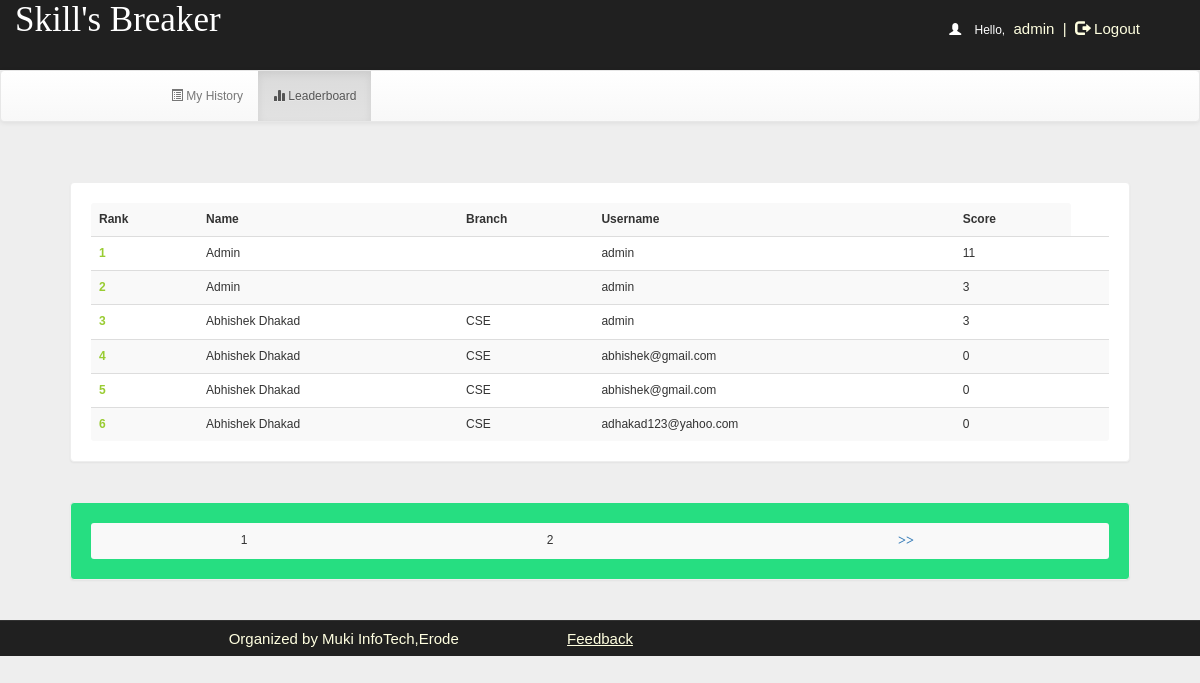
Screenshot of /account.php?q=3 (signed in) with the database file from the repository.
### tables this page shows
CREATE TABLE `rank` (
  `id` int(100) NOT NULL,
  `username` varchar(50) NOT NULL,
  `score` int(11) NOT NULL,
  `time` timestamp NOT NULL DEFAULT current_timestamp() ON UPDATE current_timestamp()
);

CREATE TABLE `user` (
  `id` int(100) NOT NULL,
  `name` varchar(50) NOT NULL,
  `rollno` varchar(20) NOT NULL,
  `branch` varchar(20) NOT NULL,
  `gender` varchar(5) NOT NULL,
  `username` varchar(50) NOT NULL,
  `phno` bigint(20) NOT NULL,
  `password` varchar(50) NOT NULL
);

### account.php (the view, shortened to what this page needs)
<!DOCTYPE html PUBLIC "-//W3C//DTD XHTML 1.0 Transitional//EN" "http://www.w3.org/TR/xhtml1/DTD/xhtml1-transitional.dtd">
<html xmlns="http://www.w3.org/1999/xhtml">
<head>
<link rel="stylesheet" href="https://maxcdn.bootstrapcdn.com/bootstrap/3.4.1/css/bootstrap.min.css">
 <link rel="stylesheet" href="https://maxcdn.bootstrapcdn.com/bootstrap/3.3.4/css/bootstrap-theme.min.css">
 <link rel="stylesheet" href="css/main.css">
 <link  rel="stylesheet" href="css/font.css">
</head>
<body>
<div class="header">
<div class="row">
<div class="col-lg-6">
<span class="logo">Skill's Breaker</span></div>
<div class="col-md-4 col-md-offset-2">
 <?php
include_once 'dbConnection.php';
if (!(isset($_SESSION['username']))) {
    header("location:index.php");
} else {
    $name     = $_SESSION['name'];
    $username = $_SESSION['username'];
    echo '<span class="pull-right top title1" ><span style="color:white"><span class="glyphicon glyphicon-user" aria-hidden="true"></span>&nbsp;&nbsp;&nbsp;&nbsp;Hello,</span> <span class="log log1" style="color:lightyellow">' . $username . '&nbsp;&nbsp;|&nbsp;&nbsp;<a href="logout.php?q=account.php" style="color:lightyellow"><span class="glyphicon glyphicon-log-out" aria-hidden="true"></span>&nbsp;Logout</button></a></span>';
}
?>
</div>
</div></div>
<div class="bg">
<nav class="navbar navbar-default title1">
  <div class="container-fluid">
    <div class="navbar-header">
      <a class="navbar-brand" href="#"><b>&nbsp;&nbsp;&nbsp;&nbsp;&nbsp;&nbsp;&nbsp;&nbsp;&nbsp;&nbsp;&nbsp;&nbsp;&nbsp;&nbsp;&nbsp;&nbsp;&nbsp;&nbsp;&nbsp;&nbsp;&nbsp;&nbsp;&nbsp;&nbsp;&nbsp;</b></a>
    </div>
    <div class="collapse navbar-collapse" id="bs-example-navbar-collapse-1">
      <ul class="nav navbar-nav">
                <li <?php
if (@$_GET['q'] == 2)
    echo 'class="active"';
?>><a href="account.php?q=2"><span class="glyphicon glyphicon-list-alt" aria-hidden="true"></span>&nbsp;My History</a></li>
    <li <?php
if (@$_GET['q'] == 3)
    echo 'class="active"';
?>><a href="account.php?q=3"><span class="glyphicon glyphicon-stats" aria-hidden="true"></span>&nbsp;Leaderboard</a></li></ul>
      </div>
  </div>
</nav>
<div class="container">
<div class="row">
<div class="col-md-12">
<?php
if (@$_GET['q'] == 3) {
    if(isset($_GET['show'])){
        $show = $_GET['show'];
        $showfrom = (($show-1)*10) + 1;
        $showtill = $showfrom + 9;
    }
    else{
        $show = 1;
        $showfrom = 1;
    }
    $q = mysqli_query($con, "SELECT * FROM rank") or die('Error223');
    echo '<div class="panel title">
<table class="table table-striped title1">
<tr><td style="vertical-align:middle"><b>Rank</b></td><td style="vertical-align:middle"><b>Name</b></td><td style="vertical-align:middle"><b>Branch</b></td><td style="vertical-align:middle"><b>Username</b></td><td style="vertical-align:middle"><b>Score</b></td></tr>';
    $c = $showfrom-1;
    $total = mysqli_num_rows($q);
    if($total >= $showfrom){
        $q = mysqli_query($con, "SELECT * FROM rank ORDER BY score DESC, time ASC LIMIT ".($showfrom-1).",10") or die('Error223');
        while ($row = mysqli_fetch_array($q)) {
            $e = $row['username'];
            $s = $row['score'];
            $q12 = mysqli_query($con, "SELECT * FROM user WHERE username='$e' ") or die('Error231');
            while ($row = mysqli_fetch_array($q12)) {
                $name     = $row['name'];
                $branch   = $row['branch'];
                $username = $row['username'];
            }
            $c++;
            echo '<tr><td style="color:#99cc32"><b>' . $c . '</b></td><td style="vertical-align:middle">' . $name . '</td><td style="vertical-align:middle">' . $branch . '</td><td style="vertical-align:middle">' . $username . '</td><td style="vertical-align:middle">' . $s . '</td><td style="vertical-align:middle">';
        }
    }
    else{
    }
    echo '</table></div>';
    echo '<div class="panel title" style="background-color:#26de81;"><table class="table table-striped title1" ><tr>';
    $total = round($total/10) + 1;
    if(isset($_GET['show'])){
        $show = $_GET['show'];
    }
    else{
        $show = 1;
    }
    if($show == 1 && $total==1){
    }
    else if($show == 1 && $total!=1){
        $i = 1;
        while($i<=$total){
            echo '<td style="vertical-align:middle;text-align:center;><a style="font-size:14px;font-family:typo;font-weight:bold" href="account.php?q=3&show='.$i.'">&nbsp;'.$i.'&nbsp;</a></td>';
            $i++;
        }
        echo '<td style="vertical-align:middle;text-align:center"><a style="font-size:14px;font-family:typo;font-weight:bold" href="account.php?q=3&show='.($show+1).'">&nbsp;>>&nbsp;</a></td>';
    }
    echo '</tr></table></div>';
}
?>
</div></div></div></div>
<div class="row footer">
 <div class="col-md-2 box"></div>
<div class="col-md-3 box">
<a href="#" data-toggle="modal" data-target="#developers" s style="color:lightyellow;" onmouseover="this.style('color:yellow')" target="new">Organized by Muki InfoTech,Erode</a>
</div>
<div class="col-md-2 box">
<a href="feedback.php" style="color:lightyellow;text-decoration:underline" onmouseover="this.style('color:yellow')" target="new">Feedback</a></div>
</body>
</html>

### css/main.css (style rules this page uses)
body { overflow-x:hidden;width:100%;font: 12px "Century Gothic", "Times Roman", sans-serif;background:#eee;min-height:550px;background-attachment:fixed; }
.bg { min-height:540px; }
.panel { border-color:#eee;margin:40px;padding:20px;font: 15px "Century Gothic", "Times Roman", sans-serif; }
.title { font-family:'typo'; }
.header { background:#202020;height:70px; }
.logo { font-family:'typo';font-size:35px;color:#ffffff;margin:15px; }
.title1 { font: 12px "Century Gothic", "Times Roman", sans-serif; }
.footer { font-size:15px;text-align:center;border-top:1px solid;border-color:#323232;background-color:#202020; }
.footer a { margin:25px;color:#0000ff;text-decoration:none;font: 15px "Century Gothic", "Times Roman", sans-serif; }
.box { padding:9px; }
.top { margin-top:20px; }
.log1 { font: 15px 'Ubuntu', sans-serif;color:#0000ff;margin-left:10px; }
.log { margin:10px;margin-right:60px;margin-left:5px;color:#ffffb3;text-decoration:none;font-size:20px;font-size:15px; }

### rows the page displays
rank: score "11"
rank: score "3"
rank: user.name "Abhishek Dhakad", user.branch "CSE", user.username "admin", score "3"
rank: user.name "Abhishek Dhakad", user.branch "CSE", user.username "abhishek@gmail.com", score "0"
rank: score "0"
user: name "Abhishek Dhakad", branch "CSE", username "abhishek@gmail.com"
rank: user.name "Abhishek Dhakad", user.branch "CSE", user.username "adhakad123@yahoo.com", score "0"

### other values shown
$username "admin"
